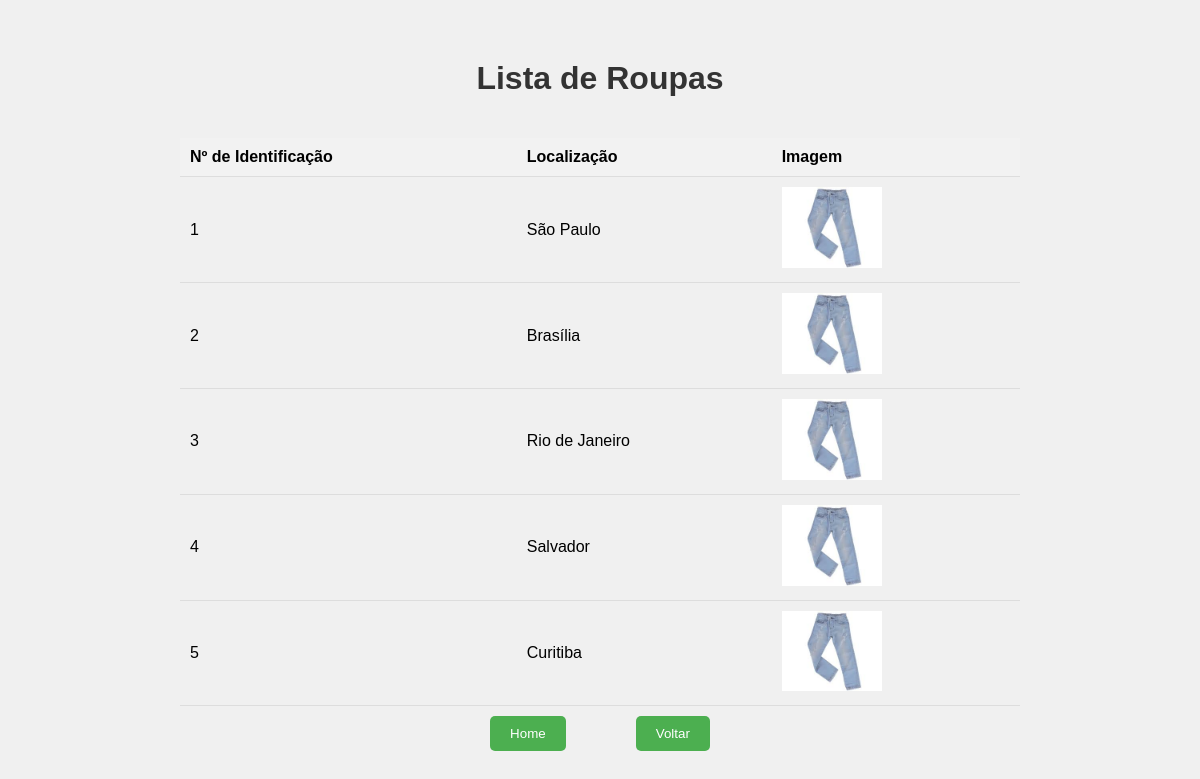
The page /inscriptions/ on the database its author committed.
### myapp/models.py (models this page shows)
class Inscription(models.Model):
    num_identificacao = models.CharField(max_length=100)  # Campo de texto para o num_identificacao
    local = models.CharField(max_length=100) # Campo de local
    image = models.ImageField(
        upload_to="inscriptions/", null=True, blank=True
    )  # Campo de imagem

### myapp/views.py (the view)
def view_inscriptions(request):
    inscriptions = Inscription.objects.all() # Obtém todas as inscrições do banco de dados
    return render(request, 'view_inscriptions.html', {'inscriptions': inscriptions})

### myapp/templates/view_inscriptions.html (shortened to what this page needs)
<!DOCTYPE html>
<html lang="en">
<head>
    {% load static %}
    <link rel="stylesheet" href="{% static 'styles.css' %}" />
</head>
<body>
    <h1>Lista de Roupas</h1>
    <table>
        <thead>
            <tr>
                <th>Nº de Identificação</th>
                <th>Localização</th>
                <th>Imagem</th>
            </tr>
        </thead>
        <tbody>
            {% for inscription in inscriptions %}
            <tr>
                <td>{{ inscription.num_identificacao }}</td>
                <td>{{ inscription.local }}</td>
                <td>
                    {% if inscription.image %}
                    <img src="{{ inscription.image.url }}" alt="{{
inscription.name }}" width="100" />
                    {% else %} No image {% endif %}
                </td>
            </tr>
            {% endfor %}
        </tbody>
    </table>
    <div class="btn-section">
        <a href="{% url 'index' %}"><button>Home</button></a>
        <a href="{% url 'signup' %}"><button>Voltar</button></a>
    </div>
</body>
</html>

### myapp/static/styles.css (style rules this page uses)
body { font-family: Arial, sans-serif; margin: 0; padding: 0; display: flex; flex-direction: column; justify-content: center; align-items: center; height: 100vh; background-color: #f0f0f0; }
h1 { color: #333; }
button { background-color: #4CAF50; color: white; padding: 10px 20px; border: none; cursor: pointer; border-radius: 5px; }
table { width: 70%; border-collapse: collapse; margin-top: 20px; }
th, td { padding: 10px; text-align: left; border-bottom: 1px solid #ddd; }
th { background-color: #f2f2f2; }
.btn-section { display: flex; align-items: center; justify-content: space-evenly; width: 30%; padding: 10px; }

### rows shown on the page
Inscription: num_identificacao "1", local "São Paulo", image (picture)
Inscription: num_identificacao "2", local "Brasília", image (picture)
Inscription: num_identificacao "3", local "Rio de Janeiro", image (picture)
Inscription: num_identificacao "4", local "Salvador", image (picture)
Inscription: num_identificacao "5", local "Curitiba", image (picture)
